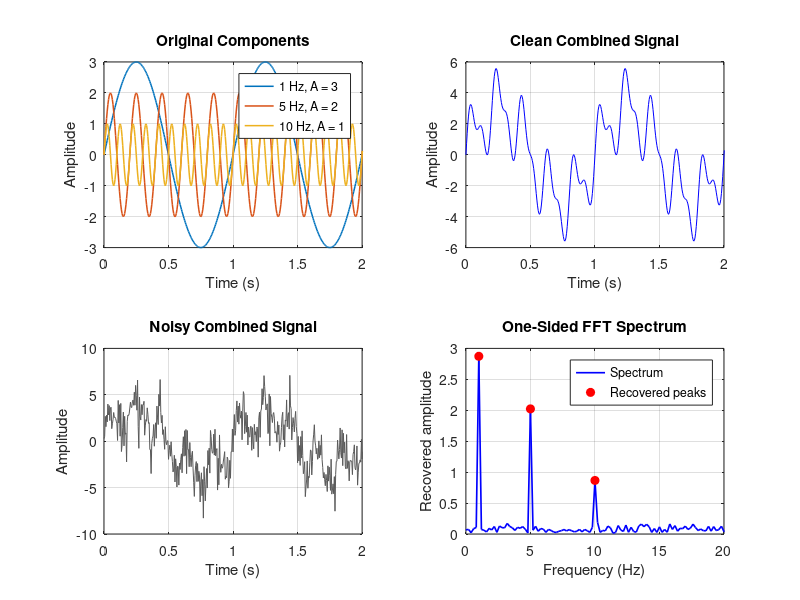

Source code (MATLAB):
%% Recover sinusoidal components with the FFT
% Generates three known components, adds deterministic random noise, and
% uses a correctly scaled one-sided spectrum to recover their amplitudes.

clear;
close all;
clc;

rng(316);                 % Reproducible noise for portfolio plots
samplingFrequency = 200;  % Samples per second (Hz)
duration = 5;             % Signal duration (s)
t = 0:1/samplingFrequency:duration - 1/samplingFrequency;

signal1 = 3 * sin(2 * pi * 1 * t);
signal5 = 2 * sin(2 * pi * 5 * t);
signal10 = 1 * sin(2 * pi * 10 * t);
combinedSignal = signal1 + signal5 + signal10;

noiseStandardDeviation = 1.5;
noisySignal = combinedSignal + noiseStandardDeviation * randn(size(t));

sampleCount = length(noisySignal);
twoSidedSpectrum = abs(fft(noisySignal) / sampleCount);
oneSidedSpectrum = twoSidedSpectrum(1:floor(sampleCount / 2) + 1);
oneSidedSpectrum(2:end-1) = 2 * oneSidedSpectrum(2:end-1);
frequency = samplingFrequency * (0:floor(sampleCount / 2)) / sampleCount;

targetFrequencies = [1, 5, 10];
recoveredAmplitudes = zeros(size(targetFrequencies));
targetIndices = zeros(size(targetFrequencies));

for k = 1:length(targetFrequencies)
    [~, targetIndices(k)] = min(abs(frequency - targetFrequencies(k)));
    recoveredAmplitudes(k) = oneSidedSpectrum(targetIndices(k));
end

figure('Color', 'w');
subplot(2, 2, 1);
plot(t, signal1, 'LineWidth', 1.1);
hold on;
plot(t, signal5, 'LineWidth', 1.1);
plot(t, signal10, 'LineWidth', 1.1);
grid on;
xlim([0, 2]);
xlabel('Time (s)');
ylabel('Amplitude');
title('Original Components');
legend('1 Hz, A = 3', '5 Hz, A = 2', '10 Hz, A = 1');

subplot(2, 2, 2);
plot(t, combinedSignal, 'b');
grid on;
xlim([0, 2]);
xlabel('Time (s)');
ylabel('Amplitude');
title('Clean Combined Signal');

subplot(2, 2, 3);
plot(t, noisySignal, 'Color', [0.35, 0.35, 0.35]);
grid on;
xlim([0, 2]);
xlabel('Time (s)');
ylabel('Amplitude');
title('Noisy Combined Signal');

subplot(2, 2, 4);
plot(frequency, oneSidedSpectrum, 'b', 'LineWidth', 1.2);
hold on;
plot(frequency(targetIndices), recoveredAmplitudes, 'ro', ...
    'MarkerFaceColor', 'r');
grid on;
xlim([0, 20]);
xlabel('Frequency (Hz)');
ylabel('Recovered amplitude');
title('One-Sided FFT Spectrum');
legend('Spectrum', 'Recovered peaks', 'Location', 'best');

fprintf('Recovered frequency components:\n');
for k = 1:length(targetFrequencies)
    fprintf('  %.0f Hz: estimated amplitude %.4f\n', ...
        targetFrequencies(k), recoveredAmplitudes(k));
end
